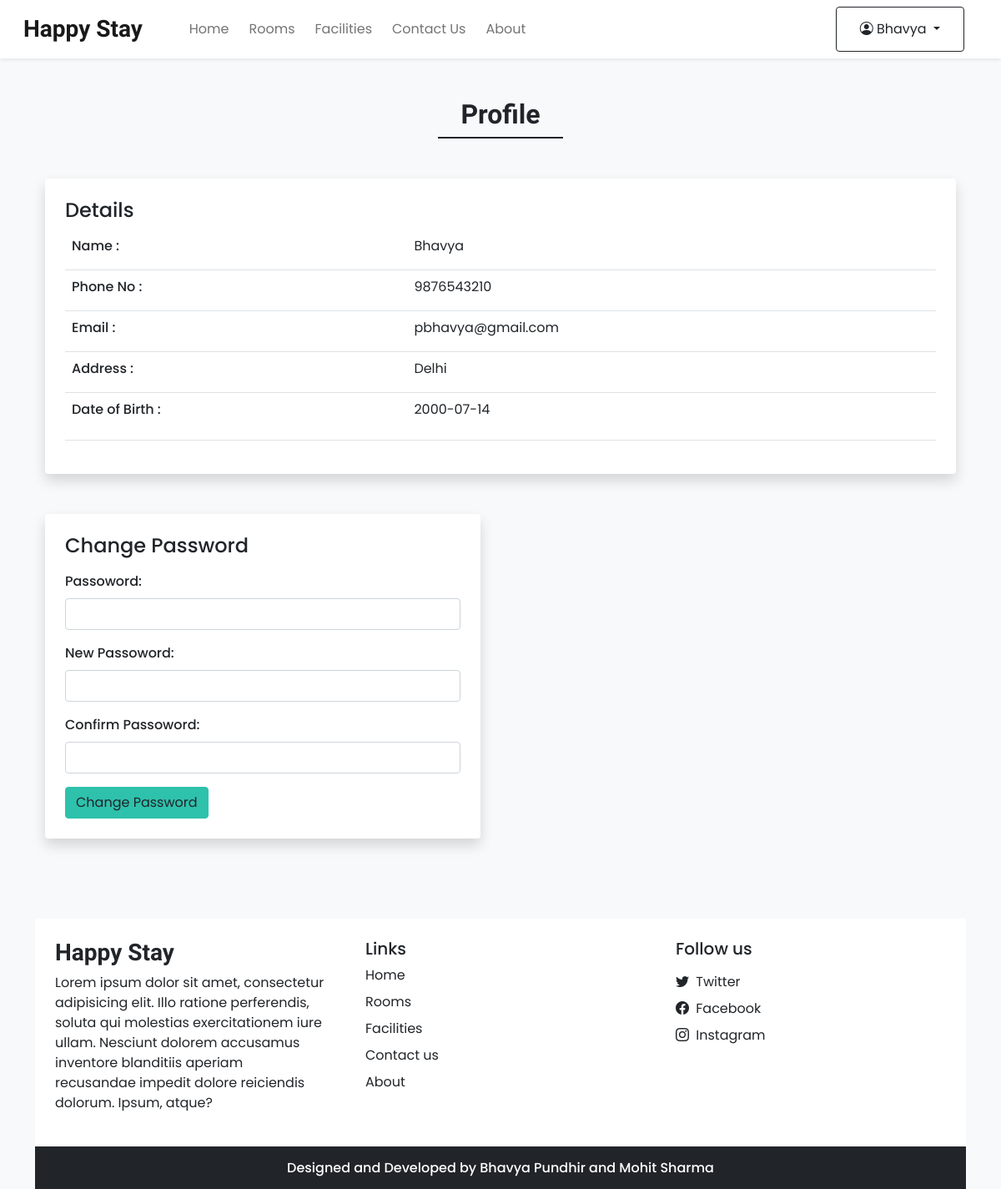
/user/profile.php (signed in), run on the app's committed database.
### tables this page shows
CREATE TABLE `custumer` (
  `cus_id` int NOT NULL,
  `name` varchar(30) NOT NULL,
  `email` varchar(30) NOT NULL,
  `phone` varchar(20) NOT NULL,
  `address` varchar(300) NOT NULL,
  `dob` date NOT NULL,
  `verified` int NOT NULL,
  `Pass` varchar(30) NOT NULL
);

### user/db_config.php (called while the page is built, shortened)
<?php
   try {
       function selectt($sql,$values){
        $conn = $GLOBALS['conn'];
        $stmt = $conn->prepare($sql);
        $n = sizeof($values);
        for($i=0;$i<$n;$i++){
            $stmt->bindParam($i+1, $values[$i]);
        }
        if($stmt->execute()){
            $res = $stmt->fetchAll(PDO::FETCH_ASSOC);
            return $res;
        }
        else{
            echo "qruery fail to execute selectt";
        }
       }
    }
    catch(PDOException $e) {
    echo "Connection failed: " . $e->getMessage();
    }
?>

### user/profile.php (the view, shortened to what this page needs)
<!DOCTYPE html>
<html lang="en">
<head>
    <?php require('inc/links.php'); ?>
</head>
<body class="bg-light">
    <?php require('inc/header.php'); ?>
    <div class="my-5 px-4">
        <h2 class="fw-bold h-font text-center">Profile</h2>
        <div class="h-line bg-dark"></div>
    </div>
    <div class="container">
        <div class="row">
            <div class="col-lg-12 col-md-12 px-4">
                <div class="bg-white rounded shadow p-4">
                    <div>
                        <h4>Details</h4>
                        <?php
                        $k = $_SESSION['userID'];
                        $query = "SELECT * FROM custumer WHERE cus_id = ?";
                        $values = [$k];
                        $res = selectt($query,$values);
                        $nm = $res[0]["name"];
                        $ph = $res[0]["phone"];
                        $ad = $res[0]["address"];
                        $em = $res[0]["email"];
                        $dob = $res[0]["dob"];
                        echo <<<pp
                            <table class="table " >
                            <tr>
                                <td class="mt-3">
                                    <p class="form-label" style="font-weight: 500;">Name :</p>
                                </td>
                                <td> $nm</td>
                            </tr>
                            <tr>
                                <td class="mt-3">
                                    <p class="form-label" style="font-weight: 500;">Phone No : </p>
                                </td>
                                <td> $ph</td>
                            </tr>
                            <tr>
                                <td class="mt-3">
                                    <p class="form-label" style="font-weight: 500;">Email : </p>
                                </td>
                                <td> $em</td>
                            </tr>
                            <tr>
                                <td class="mt-3">
                                    <p class="form-label" style="font-weight: 500;">Address : </p>
                                </td>
                                <td> $ad</td>
                            </tr>
                            <tr>
                                <td class="mt-3">
                                    <p class="form-label" style="font-weight: 500;">Date of Birth : </p>
                                </td>
                                <td  class="mt-3">
                                    <p>$dob</p>
                                </td>
                            </tr>
                            </table>
                        pp;
                        ?>
                    </div>
                </div>
            </div>
            <div class="col-lg-6 col-md-6 mb-5 px-4 mt-5">
                <div class="bg-white rounded shadow p-4">
                    <h4>Change Password</h4>
                <form >
                    <div class="mt-3">
                        <label class="form-label" style="font-weight: 500;">Passoword: </label>
                        <input type="password" name="pass" class="form-control shadow-none" required>
                    </div>
                    <div class="mt-3">
                        <label class="form-label" style="font-weight: 500;">New Passoword: </label>
                        <input type="password" name="n_pass" class="form-control shadow-none" required>
                    </div>
                    <div class="mt-3">
                        <label class="form-label" style="font-weight: 500;">Confirm Passoword: </label>
                        <input type="password" name="c_pass" class="form-control shadow-none" required>
                    </div>
                    <div class="fw-bold">
                        <button type="submit" name="chng_pass" class="btn text-black custom-bg mt-3">Change Password</button>
                    </div>
                </form>
            </div>
        </div>
    </div>
    <?php require('inc/footer.php'); ?>
</body>
</html>

### user/inc/header.php (shortened to what this page needs)
<?php
    require('db_config.php');
?>
<nav class="navbar navbar-expand-lg navbar-light bg-white px-lg-3 py-lg-2 shadow-sm sticky-top">
    <div class="container-fluid">
        <a class="navbar-brand me-5 fw-bold fs-3 h-font" href="index.php">Happy Stay</a>
        <div class="collapse navbar-collapse" id="navbarSupportedContent">
        <ul class="navbar-nav me-auto mb-2 mb-lg-0">
            <li class="nav-item">
            <a class="nav-link me-2" href="user_panel.php">Home</a>
            </li>
            <li class="nav-item">
            <a class="nav-link me-2" href="rooms.php">Rooms</a>
            </li>
            <li class="nav-item">
            <a class="nav-link me-2" href="facilities.php">Facilities</a>
            </li>
            <li class="nav-item">
            <a class="nav-link me-2" href="contact.php">Contact Us</a>
            </li>
            <li class="nav-item">
            <a class="nav-link" href="about.php">About</a>
            </li>
        </ul>
        <div class="d-flex">
            <li class="nav-item dropdown btn btn-outline-dark shadow-none me-lg-3 me-2" >
                        <a href="#" class="nav-link text-reset dropdown-toggle " data-bs-toggle="dropdown" >
                        <i class="bi bi-person-circle"></i>
                        <?php
                            $k =  $_SESSION['userID'];
                            $query = "SELECT name FROM custumer WHERE cus_id = ?";
                            $values = [$k];
                            $res = selectt($query,$values);
                            echo $res[0]['name'];
                        ?>
                        </a>
            </li>
        </div>
    </div>
</nav>

### user/css/common.css (style rules this page uses)
:root { --teal: #2ec1ac; --teal_hover: #279e8c; }
* { font-family: 'Poppins', sans-serif; }
.h-font { font-family: 'Merienda', cursive; }
.custom-bg { background-color: var(--teal); border: 1px solid var(--teal); }
.h-line { width: 150px; margin: 0 auto; height: 1.7px; }

### data on the page
custumer: name "Bhavya", phone "9876543210", email "pbhavya@gmail.com", address "Delhi", dob "2000-07-14"
